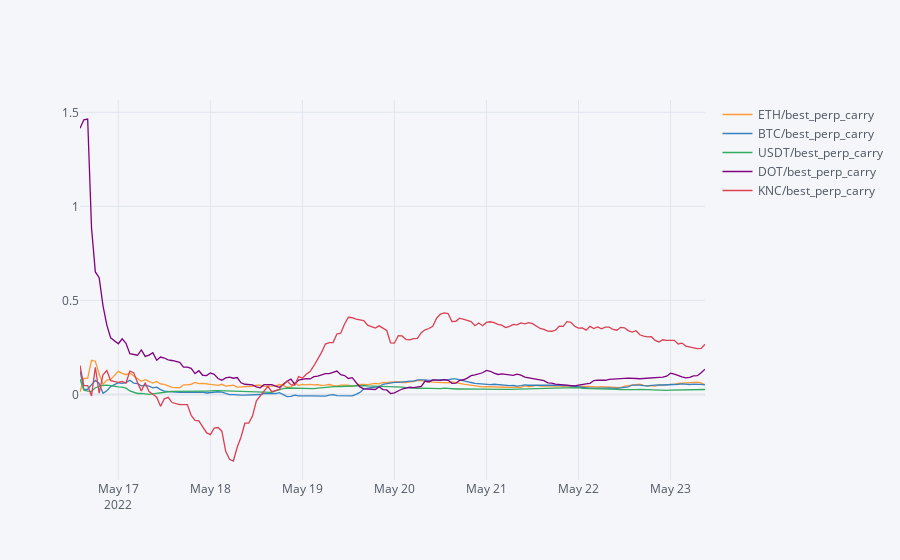

Notebook source saved alongside this figure:
### Markdown cell above
### rates markets

### Code cell
selected = [df for df in futures_df.columns if any(df.split('-')[0].split('/')[0]==coin for coin in (coins+['USD']))]

prices=futures_df[[c for c in selected if any(string in c for string in ['price/c'])]]

short_rates=futures_df[[c for c in selected if any(string in c for string in ['PERP/rate/c','rate/borrow'])]]
short_rates=short_rates.ewm(halflife=halflife,times=short_rates.index).mean()

borrow_size=futures_df[[c for c in selected if any(string in c for string in ['/rate/size','price/volume'])]]

for c in coins:
    long_perp_carry=short_rates[c+'-PERP/rate/c']-short_rates['USD/rate/borrow']
    short_perp_carry=-short_rates[c+'-PERP/rate/c']-short_rates[c+'/rate/borrow']
    short_rates[c+'/best_perp_carry']= pd.concat([long_perp_carry, short_perp_carry]).max(level=0)
   # long_rates[c+'/long_future_carry']=long_rates[c+'-1231/rate/c']-short_rates['USD/rate/borrow']
   # long_rates[c+'/short_future_carry']=-long_rates[c+'-1231/rate/c']-short_rates[c+'/rate/borrow']

pd.concat([short_rates.filter(like='best_perp_carry')],axis=0).iplot()#))

### Figure 1 — Plotly figure (JSON) as saved in the notebook; plotly's stock layout.template omitted (floating-point values rounded to 4 significant figures; data arrays with more than 128 entries replaced by an {"elided": "..."} marker saying what was removed)
{"data": [{"line": {"color": "rgba(255, 153, 51, 1.0)", "dash": "solid", "shape": "linear", "width": 1.3}, "mode": "lines", "name": "ETH/best_perp_carry", "text": "", "type": "scatter", "x": {"elided": "161 str values"}, "y": {"elided": "161 float values"}}, {"line": {"color": "rgba(55, 128, 191, 1.0)", "dash": "solid", "shape": "linear", "width": 1.3}, "mode": "lines", "name": "BTC/best_perp_carry", "text": "", "type": "scatter", "x": {"elided": "161 str values"}, "y": {"elided": "161 float values"}}, {"line": {"color": "rgba(50, 171, 96, 1.0)", "dash": "solid", "shape": "linear", "width": 1.3}, "mode": "lines", "name": "USDT/best_perp_carry", "text": "", "type": "scatter", "x": {"elided": "161 str values"}, "y": {"elided": "161 float values"}}, {"line": {"color": "rgba(128, 0, 128, 1.0)", "dash": "solid", "shape": "linear", "width": 1.3}, "mode": "lines", "name": "DOT/best_perp_carry", "text": "", "type": "scatter", "x": {"elided": "161 str values"}, "y": {"elided": "161 float values"}}, {"line": {"color": "rgba(219, 64, 82, 1.0)", "dash": "solid", "shape": "linear", "width": 1.3}, "mode": "lines", "name": "KNC/best_perp_carry", "text": "", "type": "scatter", "x": {"elided": "161 str values"}, "y": {"elided": "161 float values"}}], "layout": {"legend": {"bgcolor": "#F5F6F9", "font": {"color": "#4D5663"}}, "paper_bgcolor": "#F5F6F9", "plot_bgcolor": "#F5F6F9", "title": {"font": {"color": "#4D5663"}}, "xaxis": {"gridcolor": "#E1E5ED", "showgrid": true, "tickfont": {"color": "#4D5663"}, "title": {"font": {"color": "#4D5663"}, "text": ""}, "zerolinecolor": "#E1E5ED"}, "yaxis": {"gridcolor": "#E1E5ED", "showgrid": true, "tickfont": {"color": "#4D5663"}, "title": {"font": {"color": "#4D5663"}, "text": ""}, "zerolinecolor": "#E1E5ED"}}}
